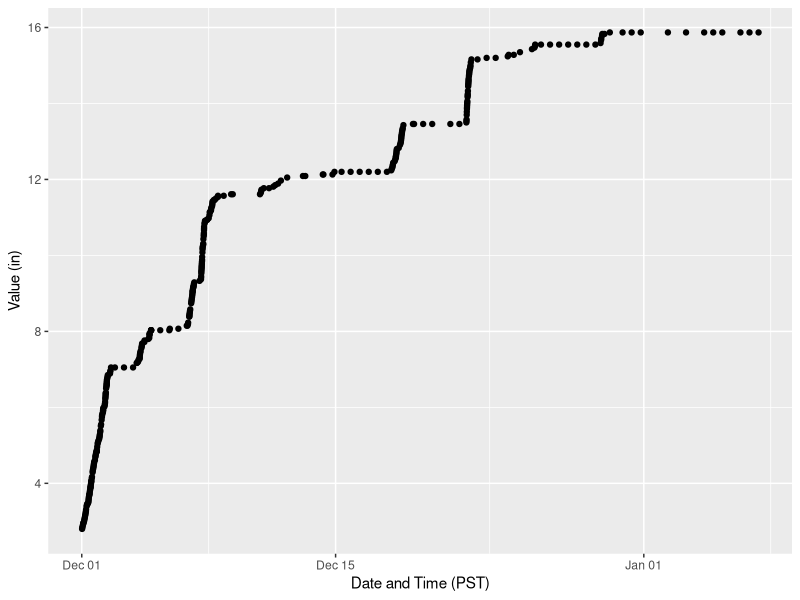

Recreate this plot in R.
## ---- chunk 1
## Install a package if not already installed
installIfNeeded <- function(packages, ...) {
    toInstall <- packages[!(packages %in% installed.packages()[, 1])]
    if (length(toInstall) > 0) {
        install.packages(toInstall, repos = "https://cloud.r-project.org")
    }
}

## Ensure packages exist and activate them
needPackages <- function(packages) {
    installIfNeeded(packages)
    for (x in packages) {
        library(x, character.only = TRUE)
    }
}
needPackages("tidyverse")
## ---- chunk 2
mpg <- base::scan(file = "./mpg.txt")
str(mpg)
## ---- chunk 3
library(readr)
## ---- chunk 4
mtu <- readr::read_csv(file = "./mtumunhum.csv")
## ---- chunk 5
str(mtu)
## ---- chunk 6
readr::read_lines(file = "./mtumunhum.csv", n_max = 25)
## ---- chunk 7
mtu <- read_csv(file = "./mtumunhum.csv", skip = 21)
## ---- chunk 8
str(mtu)
## ---- chunk 9
head(mtu)
## ---- chunk 10
mtu2 <- read.csv(file = "./mtumunhum.csv", skip = 21)
str(mtu2)
## ---- chunk 11
library(ggplot2)
ggplot2::qplot(x = `Date and Time (PST)`, y = `Value (in)`, data = mtu)
## ---- chunk 12
saveRDS(mtu, "./mtu.RDS")
## ---- chunk 13
sessionInfo()
